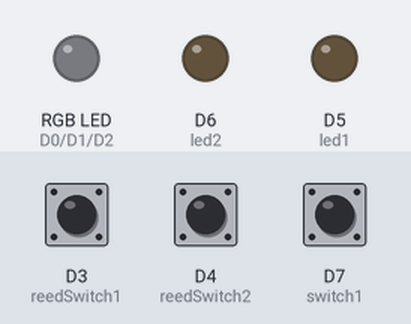
A sketch run on a simulated ESP8266 (NodeMCU). Parts: an RGB LED mixed from three pins (HIGH = lit), output pins drawn as LEDs (lit = HIGH). Inputs (shaded band) come from the test bench; at power-on: D3 (reedSwitch1) HIGH, D4 (reedSwitch2) HIGH, D7 (switch1) HIGH.

Above: at 1.2 s.
1.3 s: D3 (reedSwitch1) pulled LOW for 0.15 s
At 2.3 s:
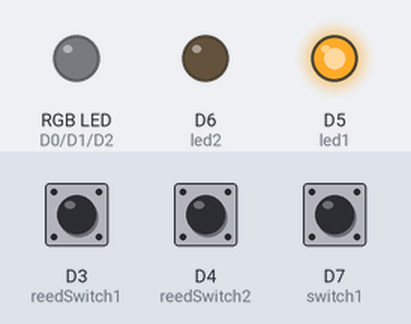
4.4 s: D4 (reedSwitch2) pulled LOW for 0.15 s
At 4.7 s:
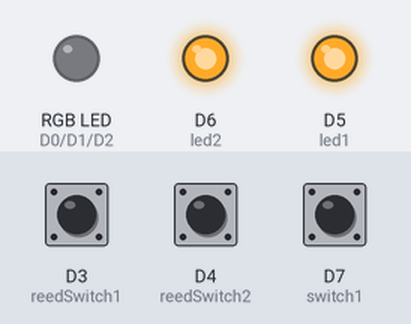
7.5 s: D7 (switch1) pulled LOW for 0.15 s
At 8.3 s:
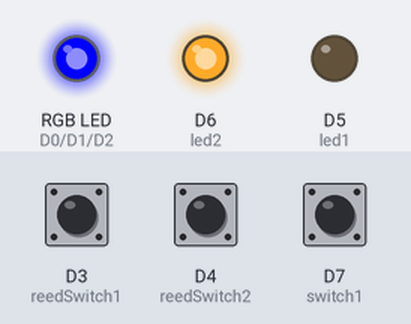
10.6 s: D3 (reedSwitch1) pulled LOW for 1 s
At 11.9 s:
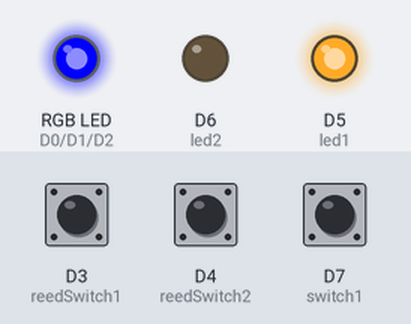
13.8 s: D7 (switch1) pulled LOW for 1 s
At 14.4 s:
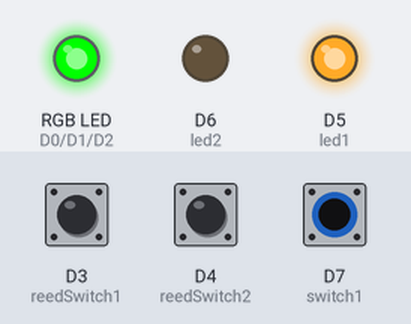
17.8 s: D4 (reedSwitch2) pulled LOW for 1 s
At 19.3 s:
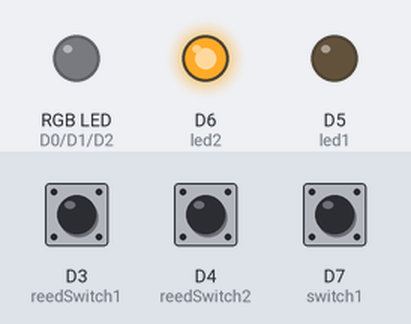
Timing chart, 0 to 24.5 s (numbered marks = the images above; inputs shaded):
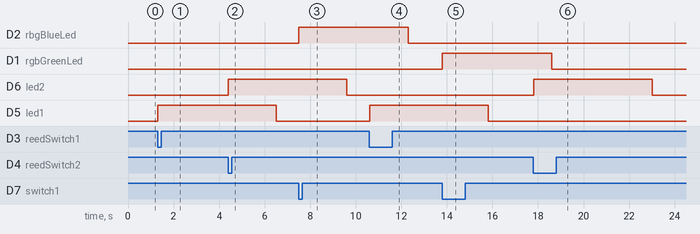

Measured:
- after the input at 1.3 s, D5 (led1): LOW → HIGH at once
- after the input at 4.4 s, D6 (led2): LOW → HIGH at once
- after the input at 7.5 s, D2 (rbgBlueLed): LOW → HIGH at once
- after the input at 10.6 s, D5 (led1): LOW → HIGH at once
- after the input at 13.8 s, D1 (rgbGreenLed): LOW → HIGH at once
- after the input at 17.8 s, D6 (led2): LOW → HIGH at once, → LOW 5.2 s later

The sketch:

Train-Set-Particle.ino
```cpp
// ------------
// Train Set Particle
// ------------
// Authors Chris & Anthony Briggs
//-------------


int rbgBlueLed = D2;
int rgbGreenLed = D1;
int rgbRedLed = D0;

int led1 = D5;

int led2 = D6;

int reedSwitch1 = D3;

int reedSwitch2 = D4;

int switch1 = D7;

int count = 0;
int countRS1 = 0;
int countRS2 = 0;
int countS1 = 0;
int countMax = 50;

void setup() {

  pinMode(rbgBlueLed, OUTPUT);
  pinMode(rgbGreenLed, OUTPUT);
  pinMode(rgbRedLed, OUTPUT);
  pinMode(led1, OUTPUT);
  pinMode(led2, OUTPUT);
  pinMode(reedSwitch1, INPUT);
  pinMode(reedSwitch2, INPUT);
  pinMode(switch1, INPUT);
}

void loop() {
    if(countRS1 == 0)
    {
        if(digitalRead(reedSwitch1) == LOW)
        {
            digitalWrite(led1, HIGH);
            countRS1++;
        }
        else
        {
            digitalWrite(led1, LOW);
        }
    }
    else
    {
        if (countRS1 > countMax)
        {
             countRS1 = 0;
        }
        else
        {
         countRS1 ++;
        }
    }

    if(countRS2 == 0)
    {
        if(digitalRead(reedSwitch2) == LOW)
        {
            digitalWrite(led2, HIGH);
            countRS2++;
        }
        else
        {
            digitalWrite(led2, LOW);
        }
    }
    else
    {
        if (countRS2 > countMax)
        {
            countRS2 = 0;
        }
        else
        {
            countRS2 ++;
        }
    }

    if(countS1 == 0)
    {
        if(digitalRead(switch1)==LOW)
        {

            switch(count)
            {
                case 0:
                analogWrite(rbgBlueLed, 255);
                analogWrite(rgbGreenLed, 0);
                analogWrite(rgbRedLed, 0);
                count++;
                countS1 = countS1 +5 ;
                break;

                case 1:
                analogWrite(rbgBlueLed, 0);
                analogWrite(rgbGreenLed, 255);
                analogWrite(rgbRedLed, 0);
                count++;
                countS1 = countS1 +5 ;
                break;

                case 2:
                analogWrite(rbgBlueLed, 255);
                analogWrite(rgbGreenLed, 0);
                analogWrite(rgbRedLed, 255);
                count++;
                countS1 = countS1 +5 ;
                break;

                case 3:
                analogWrite(rbgBlueLed, 0);
                analogWrite(rgbGreenLed, 0);
                analogWrite(rgbRedLed, 255);
                count++;
                countS1 = countS1 +5 ;
                break;

                default:
                analogWrite(rbgBlueLed, 255);
                analogWrite(rgbGreenLed, 255);
                analogWrite(rgbRedLed, 255);
                count = 0;
                countS1 = countS1 +5 ;
                break;
            }
        }
        else
        {
         digitalWrite(rbgBlueLed, LOW);
        digitalWrite(rgbGreenLed, LOW);
        digitalWrite(rgbRedLed, LOW);
        }
    }
    else
    {
        if (countS1 > countMax)
        {
            countS1 = 0;
        }
        else
        {
            countS1 ++;
        }
    }

  delay(100);

}
```
